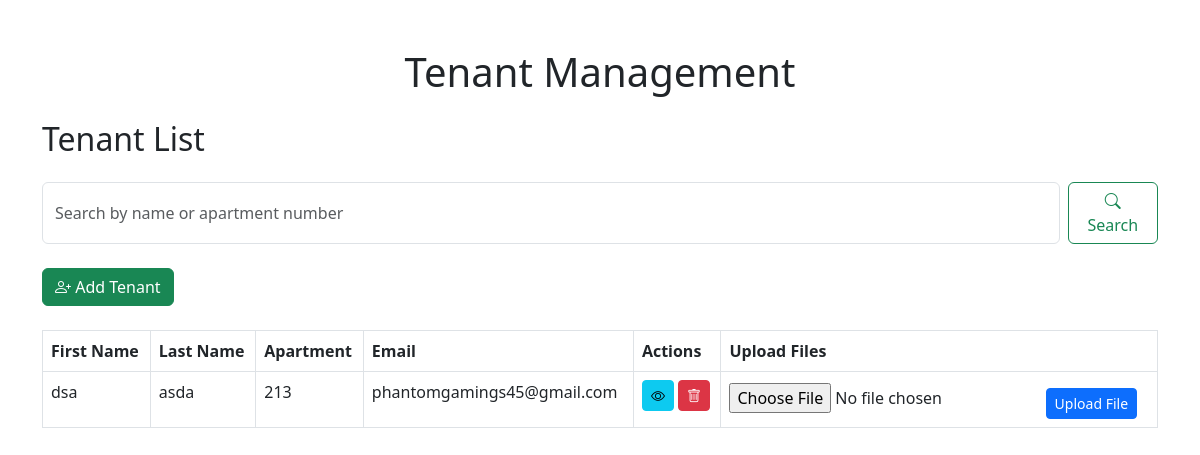
/, run on an earlier commit of the app's database.
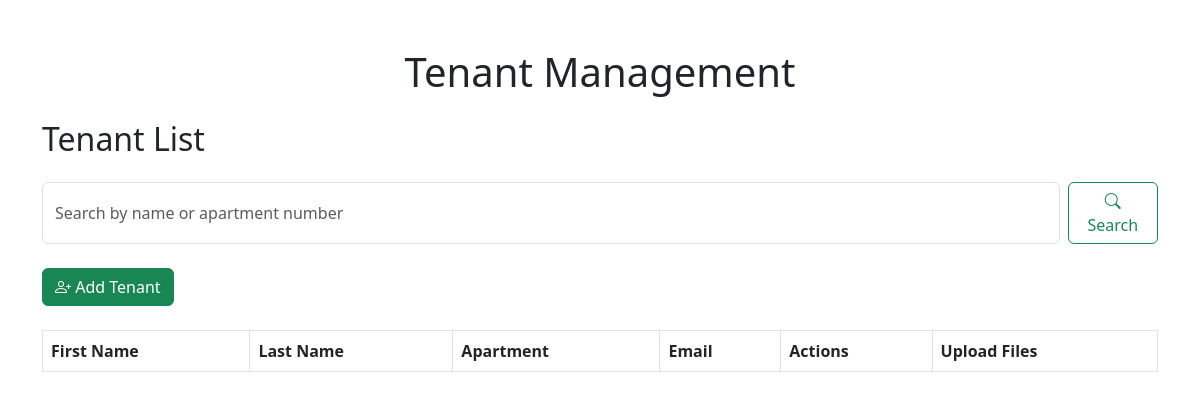
And on a later commit of the database.
### app.py (models this page shows)
class Tenant(db.Model):
    id = db.Column(db.Integer, primary_key=True)
    first_name = db.Column(db.String(100), nullable=False)
    last_name = db.Column(db.String(100), nullable=False)
    apartment_number = db.Column(db.String(100), nullable=False)
    email = db.Column(db.String(120), nullable=False, unique=True)
    phone = db.Column(db.String(20))
    complaints = db.relationship('Complaint', backref='tenant', lazy=True)
    notes = db.relationship('Note', backref='tenant', lazy=True, cascade='all, delete-orphan')
    uploaded_files = db.relationship('UploadedFile', backref='tenant', lazy=True)

### app.py (the view)
@app.route('/')
def index():
    tenants = Tenant.query.all()
    return render_template('index.html', tenants=tenants)

### templates/index.html (shortened to what this page needs)
{% extends "base.html" %}
{% block content %}
<h2 class="mb-4">Tenant List</h2>
<form method="GET" action="{{ url_for('index') }}" class="d-flex mb-4">
    <input class="form-control me-2" type="search" placeholder="Search by name or apartment number" aria-label="Search" name="query" value="{{ request.args.get('query', '') }}">
    <button class="btn btn-outline-success" type="submit">
        <i class="bi bi-search"></i> Search
    </button>
</form>
<a href="{{ url_for('add_tenant') }}" class="btn btn-success mb-4" data-bs-toggle="tooltip" data-bs-placement="top" title="Add a New Tenant">
    <i class="bi bi-person-plus"></i> Add Tenant
</a>
<table class="table table-bordered">
    <thead>
        <tr>
            <th>First Name</th>
            <th>Last Name</th>
            <th>Apartment</th>
            <th>Email</th>
            <th>Actions</th>
            <th>Upload Files</th>
        </tr>
    </thead>
    <tbody>
        {% for tenant in tenants %}
            <tr>
                <td>{{ tenant.first_name }}</td>
                <td>{{ tenant.last_name }}</td>
                <td>{{ tenant.apartment_number }}</td>
                <td>{{ tenant.email }}</td>
                <td>
                    <a href="{{ url_for('view_tenant', id=tenant.id) }}" class="btn btn-info btn-sm" data-bs-toggle="tooltip" data-bs-placement="top" title="View Tenant">
                        <i class="bi bi-eye"></i>
                    </a>
                    <form action="{{ url_for('delete_tenant', id=tenant.id) }}" method="POST" style="display:inline;">
                        <button type="submit" class="btn btn-danger btn-sm" data-bs-toggle="tooltip" data-bs-placement="top" title="Delete Tenant">
                            <i class="bi bi-trash"></i>
                        </button>
                    </form>
                </td>
                <td>
                    <form action="{{ url_for('upload_file', tenant_id=tenant.id) }}" method="POST" enctype="multipart/form-data">
                        <input type="file" name="file" class="form-control-file" required>
                        <button type="submit" class="btn btn-primary btn-sm mt-2">Upload File</button>
                    </form>
                </td>
            </tr>
        {% endfor %}
    </tbody>
</table>
{% endblock %}

What changed in the data, as far as the page shows it:
removed Tenant: first_name "dsa", last_name "asda", apartment_number "213", email "phantomgamings45@gmail.com"
